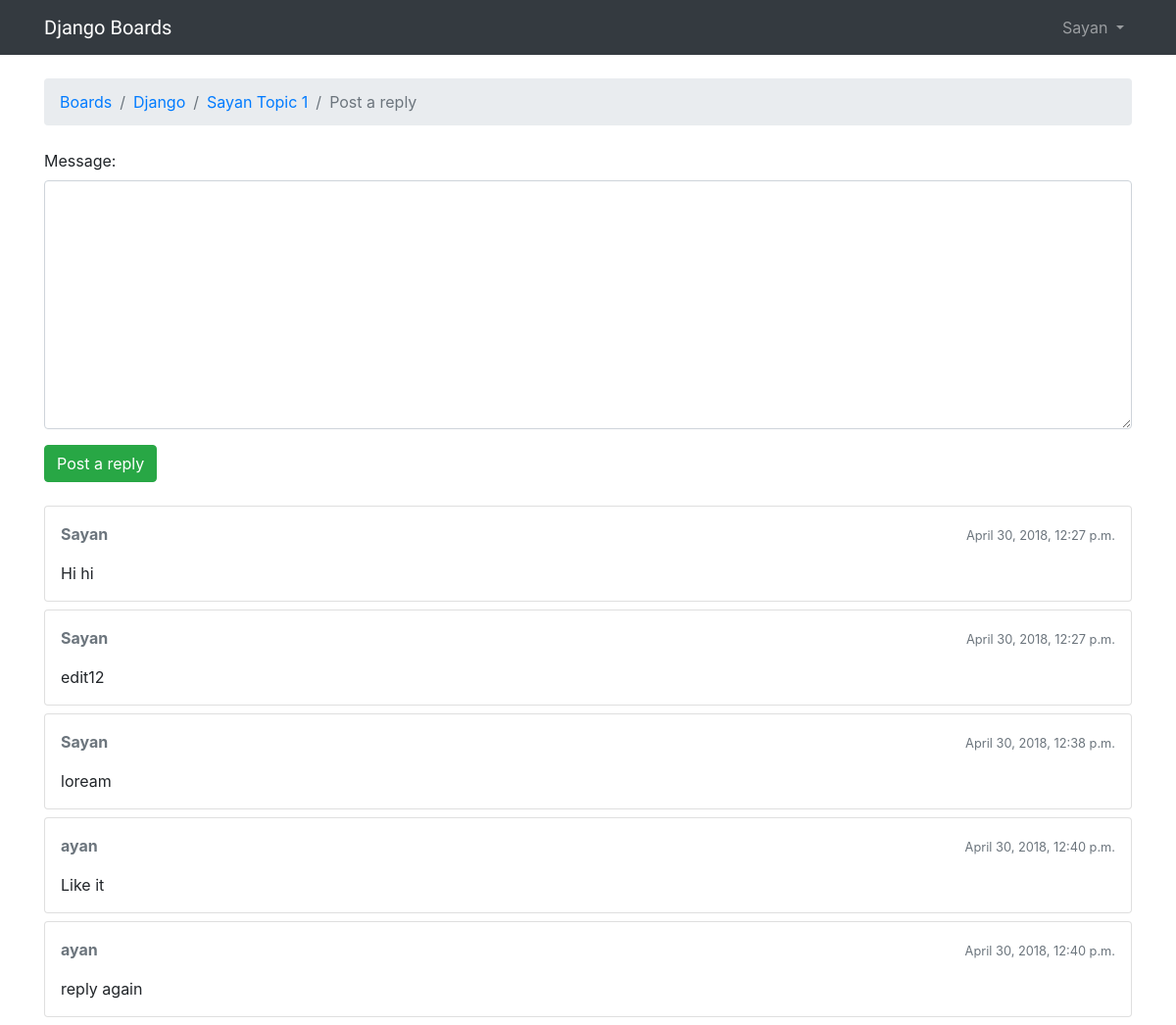
/boards/1/topics/6/reply/ (signed in), run on the app's committed database.
### boards/models.py (models this page shows, shortened)
class Topic(models.Model):
    subject = models.CharField(max_length=255)
    last_updated = models.DateTimeField(auto_now_add=True)
    board = models.ForeignKey(Board, models.CASCADE , related_name='topics')
    starter = models.ForeignKey(User, models.CASCADE , related_name='topics')
    last_updated = models.DateTimeField(auto_now_add=True)
    views = models.PositiveIntegerField(default=0)

class Board(models.Model):
    name = models.CharField(max_length=30, unique=True)
    description = models.CharField(max_length=100)
    cat = models.CharField(max_length=100,null=True)

class Post(models.Model):
    message = models.TextField(max_length=4000)
    topic = models.ForeignKey(Topic, models.CASCADE, related_name='posts')
    created_at = models.DateTimeField(auto_now_add=True)
    updated_at = models.DateTimeField(null=True)
    created_by = models.ForeignKey(User, models.CASCADE, related_name='posts')
    updated_by = models.ForeignKey(User, models.CASCADE, null=True, related_name='+')

### boards/views.py (the view)
# urls.py: path('boards/<id>/topics/<topic_id>/reply/', views.reply_topic, name='reply_topic'),
@login_required
def reply_topic(request, id, topic_id):
    topic = get_object_or_404(Topic, board_id=id, id=topic_id)
    if request.method == 'POST':
        form = PostForm(request.POST)
        if form.is_valid():
            post = form.save(commit=False)
            post.topic = topic
            post.created_by = request.user
            post.save()
            return redirect('topic_posts', id=id, topic_id=topic_id)
    else:
        form = PostForm()
    return render(request, 'boards/reply_topic.html', {'topic': topic, 'form': form})

### boards/forms.py
class PostForm(forms.ModelForm):
    class Meta:
        model = Post
        fields = ['message', ]

### boards/templatetags/form_tags.py (called while the page is built)
@register.filter
def input_class(bound_field):
    css_class = ''
    if bound_field.form.is_bound:
        if bound_field.errors:
            css_class = 'is-invalid'
        elif field_type(bound_field) != 'PasswordInput':
            css_class = 'is-valid'
    return 'form-control {}'.format(css_class)

### templates/boards/reply_topic.html (shortened to what this page needs)
{% extends 'layout/base.html' %}
{% load static %}
{% block breadcrumb %}
  <li class="breadcrumb-item"><a href="{% url 'home' %}">Boards</a></li>
  <li class="breadcrumb-item"><a href="{% url 'board_topics' topic.board.pk %}">{{ topic.board.name }}</a></li>
  <li class="breadcrumb-item"><a href="{% url 'topic_posts' topic.board.pk topic.pk %}">{{ topic.subject }}</a></li>
  <li class="breadcrumb-item active">Post a reply</li>
{% endblock %}
{% block content %}
  <form method="post" class="mb-4">
    {% include 'boards/FromHelper/form.html' %}
    <button type="submit" class="btn btn-success">Post a reply</button>
  </form>
  {% for post in topic.posts.all %}
    <div class="card mb-2">
      <div class="card-body p-3">
        <div class="row mb-3">
          <div class="col-6">
            <strong class="text-muted">{{ post.created_by.username }}</strong>
          </div>
          <div class="col-6 text-right">
            <small class="text-muted">{{ post.created_at }}</small>
          </div>
        </div>
        {{ post.message }}
      </div>
    </div>
  {% endfor %}
{% endblock %}

### templates/layout/base.html (shortened to what this page needs)
{% load static %}<!DOCTYPE html>
<html>
  <head>
    <link rel="stylesheet" href="{% static 'css/bootstrap.min.css' %}">
    <link rel="stylesheet" href="{% static 'css/app.css' %}">
  </head>
  <body>
   {% block body %}
 <nav class="navbar navbar-expand-sm navbar-dark bg-dark">
  <div class="container">
    <a class="navbar-brand" href="{% url 'home' %}">Django Boards</a>
    <div class="collapse navbar-collapse" id="mainMenu">
      {% if user.is_authenticated %}
        <ul class="navbar-nav ml-auto">
          <li class="nav-item dropdown">
            <a class="nav-link dropdown-toggle" href="#" id="userMenu" data-toggle="dropdown" aria-haspopup="true" aria-expanded="false">
              {{ user.username }}
            </a>
          </li>
        </ul>
      {% else %}
        <form class="form-inline ml-auto">
          <a href="{% url 'login' %}" class="btn btn-outline-secondary">Log in</a>
          <a href="{% url 'signup' %}" class="btn btn-primary ml-2">Sign up</a>
        </form>
      {% endif %}
    </div>
  </div>
</nav>
  <div class="container">
    <ol class="breadcrumb my-4">
      {% block breadcrumb %}
      {% endblock %}
    </ol>
    {% block content %}
    {% endblock %}
  </div>
{% endblock body %}
  </body>
</html>

### static/css/app.css (style rules this page uses)
.navbar-brand { font-family: 'Peralta', cursive; }

### data on the page
Topic: board.name "Django", subject "Sayan Topic 1"
Post: created_by.username "Sayan", created_at "April 30, 2018, 12:27 p.m.", message "Hi hi"
Post: created_by.username "Sayan", created_at "April 30, 2018, 12:27 p.m.", message "edit12"
Post: created_by.username "Sayan", created_at "April 30, 2018, 12:38 p.m.", message "loream"
Post: created_by.username "ayan", created_at "April 30, 2018, 12:40 p.m.", message "Like it"
Post: created_by.username "ayan", created_at "April 30, 2018, 12:40 p.m.", message "reply again"

### other printed values
{{ user.username }} "Sayan"
{{ field.label_tag }} "Message:"
